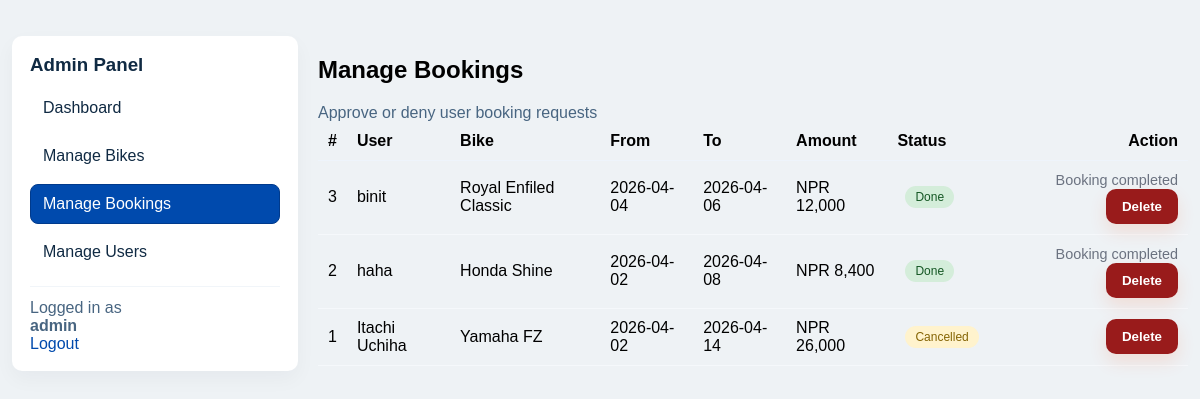
The page /admin/manage_bookings.php (signed in) on the database its author committed.
### tables this page shows
CREATE TABLE bookings (
    id INT AUTO_INCREMENT PRIMARY KEY,
    user_id INT NOT NULL,
    bike_id INT NOT NULL,
    date_from DATE,
    date_to DATE,
    status VARCHAR(50) DEFAULT 'pending',
    FOREIGN KEY (user_id) REFERENCES users(id) ON DELETE CASCADE,
    FOREIGN KEY (bike_id) REFERENCES bikes(id) ON DELETE RESTRICT
);

CREATE TABLE users (
    id INT AUTO_INCREMENT PRIMARY KEY,
    name VARCHAR(100),
    email VARCHAR(100) UNIQUE,
    password VARCHAR(255),
    contact_number VARCHAR(20),
    document VARCHAR(255)
);

CREATE TABLE bikes (
    id INT AUTO_INCREMENT PRIMARY KEY,
    brand VARCHAR(100),
    description TEXT,
    price INT CHECK (price >= 0),
    image VARCHAR(255),
    status VARCHAR(50) DEFAULT 'available'
);

### admin/manage_bookings.php (the view, shortened to what this page needs)
<?php
include '../config.php';
$res = mysqli_query($conn, "SELECT bookings.*, users.name, bikes.brand, bikes.price
FROM bookings
JOIN users ON bookings.user_id=users.id
JOIN bikes ON bookings.bike_id=bikes.id ORDER BY bookings.id DESC");
?>
<!DOCTYPE html>
<html>
<head>
  <link rel="stylesheet" href="../assets/css/style.css">
</head>
<body>
<div class="admin-container">
  <aside class="sidebar">
    <h3>Admin Panel</h3>
    <nav>
      <a href="admin_dashboard.php" class="nav-link">Dashboard</a>
      <a href="manage_bikes.php" class="nav-link">Manage Bikes</a>
      <a href="manage_bookings.php" class="nav-link active">Manage Bookings</a>
      <a href="manage_users.php" class="nav-link">Manage Users</a>
    </nav>
    <div style="margin-top:14px;border-top:1px solid #f1f5f9;padding-top:12px;color:#486581">Logged in as<br><strong><?= htmlspecialchars($_SESSION['admin']) ?></strong><br><a class="small-link" href="../logout.php">Logout</a></div>
  </aside>
  <main class="main">
    <div class="admin-header">
      <div>
        <h2 class="admin-title">Manage Bookings</h2>
        <div style="color:#486581">Approve or deny user booking requests</div>
      </div>
    </div>
    <div class="card">
      <table class="recent-table" style="width:100%;border-collapse:collapse">
        <thead>
          <tr style="text-align:left;border-bottom:1px solid #eef4fb">
            <th style="padding:10px">#</th>
            <th style="padding:10px">User</th>
            <th style="padding:10px">Bike</th>
            <th style="padding:10px">From</th>
            <th style="padding:10px">To</th>
            <th style="padding:10px">Amount</th>
            <th style="padding:10px">Status</th>
            <th style="padding:10px;text-align:right">Action</th>
          </tr>
        </thead>
        <tbody>
          <?php while($row = mysqli_fetch_assoc($res)): ?>
            <tr style="border-bottom:1px solid #f5f8fb">
              <td style="padding:10px;vertical-align:middle"><?= (int)$row['id'] ?></td>
              <td style="padding:10px;vertical-align:middle"><?= htmlspecialchars($row['name']) ?></td>
              <td style="padding:10px;vertical-align:middle"><?= htmlspecialchars($row['brand']) ?></td>
              <td style="padding:10px;vertical-align:middle"><?= htmlspecialchars($row['date_from']) ?></td>
              <td style="padding:10px;vertical-align:middle"><?= htmlspecialchars($row['date_to']) ?></td>
              <td style="padding:10px;vertical-align:middle"><?php
                $from = new DateTime($row['date_from']);
                $to = new DateTime($row['date_to']);
                $days = $from->diff($to)->days + 1;
                $total = $days * (int)$row['price'];
                echo 'NPR ' . number_format($total);
              ?></td>
              <td style="padding:10px;vertical-align:middle" class="status">
                <?php $s = $row['status']; $cls = $s==='confirmed'?'confirmed':($s==='denied'?'denied':($s==='done'?'done':'pending')); ?>
                <span class="badge <?= $cls ?>"><?= htmlspecialchars(ucfirst($s)) ?></span>
              </td>
              <td style="padding:10px;vertical-align:middle;text-align:right">
                <?php if($row['status'] === 'pending'): ?>
                  <form style="display:inline" method="POST">
                    <input type="hidden" name="csrf_token" value="<?= htmlspecialchars(csrf_token()) ?>">
                    <input type="hidden" name="booking_id" value="<?= (int)$row['id'] ?>">
                    <input type="hidden" name="action" value="confirm">
                    <button class="btn" type="submit" onclick="return confirm('Confirm this booking?')" style="background:#16a34a">Confirm</button>
                  </form>
                  <form style="display:inline" method="POST">
                    <input type="hidden" name="csrf_token" value="<?= htmlspecialchars(csrf_token()) ?>">
                    <input type="hidden" name="booking_id" value="<?= (int)$row['id'] ?>">
                    <input type="hidden" name="action" value="deny">
                    <button class="btn small" type="submit" onclick="return confirm('Deny this booking?')" style="margin-left:8px">Deny</button>
                  </form>
                <?php elseif($row['status'] === 'done'): ?>
                  <span style="color:#6b7280;font-size:0.9rem">Booking completed</span>
                <?php endif; ?>
                <?php if($row['status'] !== 'pending'): ?>
                  <form style="display:inline" method="POST">
                    <button class="btn small" type="submit" onclick="return confirm('Delete this booking permanently? This cannot be undone.')" style="margin-left:8px;background:#991b1b">Delete</button>
                  </form>
                <?php endif; ?>
              </td>
            </tr>
          <?php endwhile; ?>
        </tbody>
      </table>
    </div>
  </main>
</div>
</body>
</html>

### assets/css/style.css (style rules this page uses)
body { font-family: Arial; background:#eef2f5; margin:0; }
.btn { background:#ff6600; color:white; padding:10px 15px; text-decoration:none; border-radius:5px; display:inline-block; }
.btn { background:linear-gradient(90deg,#ff7a00,#ff4d00);color:white;padding:10px 16px;text-decoration:none;border-radius:10px;display:inline-block;border:none;font-weight:700;box-shadow:0 8px 18px rgba(255,77,0,0.12);cursor:pointer;transition:transform .12s ease,box-shadow .12s ease }
.small-link { color:#004aad;text-decoration:none }
.admin-container { display:flex;gap:20px;max-width:1200px;margin:24px auto;padding:12px }
.sidebar { width:250px;background:#fff;padding:18px;border-radius:10px;box-shadow:0 8px 20px rgba(20,30,60,.04) }
.sidebar h3 { margin:0 0 12px;color:#102a43 }
.sidebar nav a { display:block;padding:10px 12px;margin-bottom:8px;color:#102a43;text-decoration:none;border-radius:8px;border:1px solid transparent }
.sidebar nav a.active { background:#004aad;color:#fff;border-color:#003a8c }
.main { flex:1 }
.badge { display:inline-block; padding:6px 10px; border-radius:999px; font-weight:700; color:#fff }
.badge.pending { background:#ffb020 }
.badge.done { background:#0891b2 }
.recent-table td.status { font-weight:600 }
.badge { padding: 4px 10px; border-radius: 20px; font-size: 12px; font-weight: 500; margin-left: 8px; }
.badge.pending { background: #fff3cd; color: #856404; }
.badge.done { background: #d4edda; color: #155724; }

### rows shown on the page
bookings: id "3", user.name "binit", bike.brand "Royal Enfiled Classic", date_from "2026-04-04", date_to "2026-04-06", total "12,000", status "Done", shows "Booking completed"
bookings: id "2", user.name "haha", bike.brand "Honda Shine", date_from "2026-04-02", date_to "2026-04-08", total "8,400", status "Done", shows "Booking completed"
bookings: id "1", user.name "Itachi Uchiha", bike.brand "Yamaha FZ", date_from "2026-04-02", date_to "2026-04-14", total "26,000", status "Cancelled"

### other values the page prints
$_SESSION['admin'] "admin"
